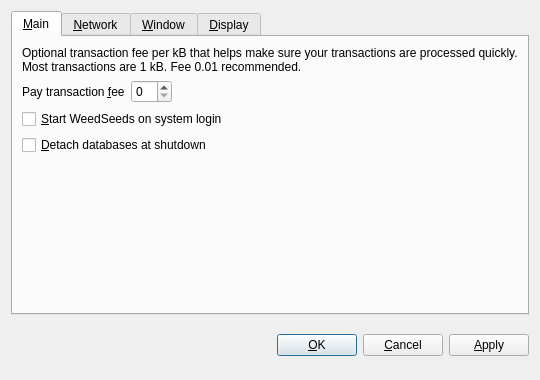
<?xml version="1.0" encoding="UTF-8"?>
<ui version="4.0">
 <class>OptionsDialog</class>
 <widget class="QDialog" name="OptionsDialog">
  <property name="geometry">
   <rect>
    <x>0</x>
    <y>0</y>
    <width>540</width>
    <height>380</height>
   </rect>
  </property>
  <property name="windowTitle">
   <string>Options</string>
  </property>
  <property name="modal">
   <bool>true</bool>
  </property>
  <layout class="QVBoxLayout" name="verticalLayout">
   <item>
    <widget class="QTabWidget" name="tabWidget">
     <property name="tabPosition">
      <enum>QTabWidget::North</enum>
     </property>
     <property name="currentIndex">
      <number>0</number>
     </property>
     <widget class="QWidget" name="tabMain">
      <attribute name="title">
       <string>&amp;Main</string>
      </attribute>
      <layout class="QVBoxLayout" name="verticalLayout_Main">
       <item>
        <widget class="QLabel" name="transactionFeeInfoLabel">
         <property name="text">
          <string>Optional transaction fee per kB that helps make sure your transactions are processed quickly. Most transactions are 1 kB. Fee 0.01 recommended.</string>
         </property>
         <property name="textFormat">
          <enum>Qt::PlainText</enum>
         </property>
         <property name="wordWrap">
          <bool>true</bool>
         </property>
        </widget>
       </item>
       <item>
        <layout class="QHBoxLayout" name="horizontalLayout_Main">
         <item>
          <widget class="QLabel" name="transactionFeeLabel">
           <property name="text">
            <string>Pay transaction &amp;fee</string>
           </property>
           <property name="textFormat">
            <enum>Qt::PlainText</enum>
           </property>
           <property name="buddy">
            <cstring>transactionFee</cstring>
           </property>
          </widget>
         </item>
         <item>
          <widget class="BitcoinAmountField" name="transactionFee"/>
         </item>
         <item>
          <spacer name="horizontalSpacer_Main">
           <property name="orientation">
            <enum>Qt::Horizontal</enum>
           </property>
           <property name="sizeHint" stdset="0">
            <size>
             <width>40</width>
             <height>20</height>
            </size>
           </property>
          </spacer>
         </item>
        </layout>
       </item>
       <item>
        <widget class="QCheckBox" name="bitcoinAtStartup">
         <property name="toolTip">
          <string>Automatically start WeedSeeds after logging in to the system.</string>
         </property>
         <property name="text">
          <string>&amp;Start WeedSeeds on system login</string>
         </property>
        </widget>
       </item>
       <item>
        <widget class="QCheckBox" name="detachDatabases">
         <property name="toolTip">
          <string>Detach block and address databases at shutdown. This means they can be moved to another data directory, but it slows down shutdown. The wallet is always detached.</string>
         </property>
         <property name="text">
          <string>&amp;Detach databases at shutdown</string>
         </property>
        </widget>
       </item>
       <item>
        <spacer name="verticalSpacer_Main">
         <property name="orientation">
          <enum>Qt::Vertical</enum>
         </property>
         <property name="sizeHint" stdset="0">
          <size>
           <width>20</width>
           <height>40</height>
          </size>
         </property>
        </spacer>
       </item>
      </layout>
     </widget>
     <widget class="QWidget" name="tabNetwork">
      <attribute name="title">
       <string>&amp;Network</string>
      </attribute>
      <layout class="QVBoxLayout" name="verticalLayout_Network">
       <item>
        <widget class="QCheckBox" name="mapPortUpnp">
         <property name="toolTip">
          <string>Automatically open the WeedSeeds client port on the router. This only works when your router supports UPnP and it is enabled.</string>
         </property>
         <property name="text">
          <string>Map port using &amp;UPnP</string>
         </property>
        </widget>
       </item>
       <item>
        <widget class="QCheckBox" name="connectSocks">
         <property name="toolTip">
          <string>Connect to the WeedSeeds network through a SOCKS proxy (e.g. when connecting through Tor).</string>
         </property>
         <property name="text">
          <string>&amp;Connect through SOCKS proxy:</string>
         </property>
        </widget>
       </item>
       <item>
        <layout class="QHBoxLayout" name="horizontalLayout_Network">
         <item>
          <widget class="QLabel" name="proxyIpLabel">
           <property name="text">
            <string>Proxy &amp;IP:</string>
           </property>
           <property name="textFormat">
            <enum>Qt::PlainText</enum>
           </property>
           <property name="buddy">
            <cstring>proxyIp</cstring>
           </property>
          </widget>
         </item>
         <item>
          <widget class="QValidatedLineEdit" name="proxyIp">
           <property name="maximumSize">
            <size>
             <width>140</width>
             <height>16777215</height>
            </size>
           </property>
           <property name="toolTip">
            <string>IP address of the proxy (e.g. 127.0.0.1)</string>
           </property>
          </widget>
         </item>
         <item>
          <widget class="QLabel" name="proxyPortLabel">
           <property name="text">
            <string>&amp;Port:</string>
           </property>
           <property name="textFormat">
            <enum>Qt::PlainText</enum>
           </property>
           <property name="buddy">
            <cstring>proxyPort</cstring>
           </property>
          </widget>
         </item>
         <item>
          <widget class="QLineEdit" name="proxyPort">
           <property name="maximumSize">
            <size>
             <width>55</width>
             <height>16777215</height>
            </size>
           </property>
           <property name="toolTip">
            <string>Port of the proxy (e.g. 9050)</string>
           </property>
          </widget>
         </item>
         <item>
          <widget class="QLabel" name="socksVersionLabel">
           <property name="text">
            <string>SOCKS &amp;Version:</string>
           </property>
           <property name="textFormat">
            <enum>Qt::PlainText</enum>
           </property>
           <property name="buddy">
            <cstring>socksVersion</cstring>
           </property>
          </widget>
         </item>
         <item>
          <widget class="QValueComboBox" name="socksVersion">
           <property name="toolTip">
            <string>SOCKS version of the proxy (e.g. 5)</string>
           </property>
          </widget>
         </item>
         <item>
          <spacer name="horizontalSpacer_Network">
           <property name="orientation">
            <enum>Qt::Horizontal</enum>
           </property>
           <property name="sizeHint" stdset="0">
            <size>
             <width>40</width>
             <height>20</height>
            </size>
           </property>
          </spacer>
         </item>
        </layout>
       </item>
       <item>
        <spacer name="verticalSpacer_Network">
         <property name="orientation">
          <enum>Qt::Vertical</enum>
         </property>
         <property name="sizeHint" stdset="0">
          <size>
           <width>20</width>
           <height>40</height>
          </size>
         </property>
        </spacer>
       </item>
      </layout>
     </widget>
     <widget class="QWidget" name="tabWindow">
      <attribute name="title">
       <string>&amp;Window</string>
      </attribute>
      <layout class="QVBoxLayout" name="verticalLayout_Window">
       <item>
        <widget class="QCheckBox" name="minimizeToTray">
         <property name="toolTip">
          <string>Show only a tray icon after minimizing the window.</string>
         </property>
         <property name="text">
          <string>&amp;Minimize to the tray instead of the taskbar</string>
         </property>
        </widget>
       </item>
       <item>
        <widget class="QCheckBox" name="minimizeOnClose">
         <property name="toolTip">
          <string>Minimize instead of exit the application when the window is closed. When this option is enabled, the application will be closed only after selecting Quit in the menu.</string>
         </property>
         <property name="text">
          <string>M&amp;inimize on close</string>
         </property>
        </widget>
       </item>
       <item>
        <spacer name="verticalSpacer_Window">
         <property name="orientation">
          <enum>Qt::Vertical</enum>
         </property>
         <property name="sizeHint" stdset="0">
          <size>
           <width>20</width>
           <height>40</height>
          </size>
         </property>
        </spacer>
       </item>
      </layout>
     </widget>
     <widget class="QWidget" name="tabDisplay">
      <attribute name="title">
       <string>&amp;Display</string>
      </attribute>
      <layout class="QVBoxLayout" name="verticalLayout_Display">
       <item>
        <layout class="QHBoxLayout" name="horizontalLayout_1_Display">
         <item>
          <widget class="QLabel" name="langLabel">
           <property name="text">
            <string>User Interface &amp;language:</string>
           </property>
           <property name="textFormat">
            <enum>Qt::PlainText</enum>
           </property>
           <property name="buddy">
            <cstring>lang</cstring>
           </property>
          </widget>
         </item>
         <item>
          <widget class="QValueComboBox" name="lang">
           <property name="toolTip">
            <string>The user interface language can be set here. This setting will take effect after restarting WeedSeeds.</string>
           </property>
          </widget>
         </item>
        </layout>
       </item>
       <item>
        <layout class="QHBoxLayout" name="horizontalLayout_2_Display">
         <item>
          <widget class="QLabel" name="unitLabel">
           <property name="text">
            <string>&amp;Unit to show amounts in:</string>
           </property>
           <property name="textFormat">
            <enum>Qt::PlainText</enum>
           </property>
           <property name="buddy">
            <cstring>unit</cstring>
           </property>
          </widget>
         </item>
         <item>
          <widget class="QValueComboBox" name="unit">
           <property name="toolTip">
            <string>Choose the default subdivision unit to show in the interface and when sending coins.</string>
           </property>
          </widget>
         </item>
        </layout>
       </item>
       <item>
        <widget class="QCheckBox" name="displayAddresses">
         <property name="toolTip">
          <string>Whether to show WeedSeeds addresses in the transaction list or not.</string>
         </property>
         <property name="text">
          <string>&amp;Display addresses in transaction list</string>
         </property>
        </widget>
       </item>
       <item>
        <spacer name="verticalSpacer_Display">
         <property name="orientation">
          <enum>Qt::Vertical</enum>
         </property>
         <property name="sizeHint" stdset="0">
          <size>
           <width>20</width>
           <height>40</height>
          </size>
         </property>
        </spacer>
       </item>
      </layout>
     </widget>
    </widget>
   </item>
   <item>
    <layout class="QHBoxLayout" name="horizontalLayout_Buttons">
     <item>
      <spacer name="horizontalSpacer_1">
       <property name="orientation">
        <enum>Qt::Horizontal</enum>
       </property>
       <property name="sizeHint" stdset="0">
        <size>
         <width>40</width>
         <height>48</height>
        </size>
       </property>
      </spacer>
     </item>
     <item>
      <widget class="QLabel" name="statusLabel">
       <property name="font">
        <font>
         <weight>75</weight>
         <bold>true</bold>
        </font>
       </property>
       <property name="text">
        <string/>
       </property>
       <property name="textFormat">
        <enum>Qt::PlainText</enum>
       </property>
       <property name="wordWrap">
        <bool>true</bool>
       </property>
      </widget>
     </item>
     <item>
      <spacer name="horizontalSpacer_2">
       <property name="orientation">
        <enum>Qt::Horizontal</enum>
       </property>
       <property name="sizeHint" stdset="0">
        <size>
         <width>40</width>
         <height>48</height>
        </size>
       </property>
      </spacer>
     </item>
     <item>
      <widget class="QPushButton" name="okButton">
       <property name="text">
        <string>&amp;OK</string>
       </property>
      </widget>
     </item>
     <item>
      <widget class="QPushButton" name="cancelButton">
       <property name="text">
        <string>&amp;Cancel</string>
       </property>
       <property name="autoDefault">
        <bool>false</bool>
       </property>
      </widget>
     </item>
     <item>
      <widget class="QPushButton" name="applyButton">
       <property name="text">
        <string>&amp;Apply</string>
       </property>
       <property name="autoDefault">
        <bool>false</bool>
       </property>
      </widget>
     </item>
    </layout>
   </item>
  </layout>
 </widget>
 <customwidgets>
  <customwidget>
   <class>BitcoinAmountField</class>
   <extends>QSpinBox</extends>
   <header>bitcoinamountfield.h</header>
  </customwidget>
  <customwidget>
   <class>QValueComboBox</class>
   <extends>QComboBox</extends>
   <header>qvaluecombobox.h</header>
  </customwidget>
  <customwidget>
   <class>QValidatedLineEdit</class>
   <extends>QLineEdit</extends>
   <header>qvalidatedlineedit.h</header>
  </customwidget>
 </customwidgets>
 <resources/>
 <connections/>
</ui>
